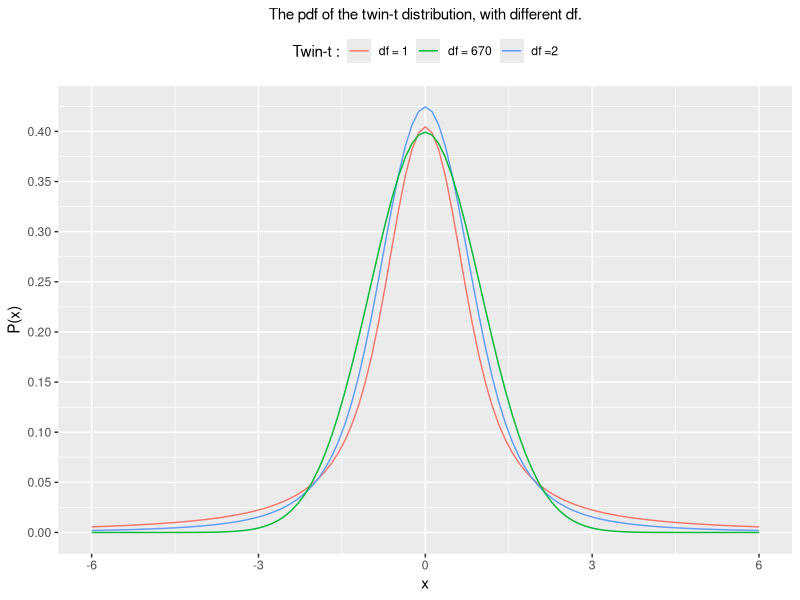
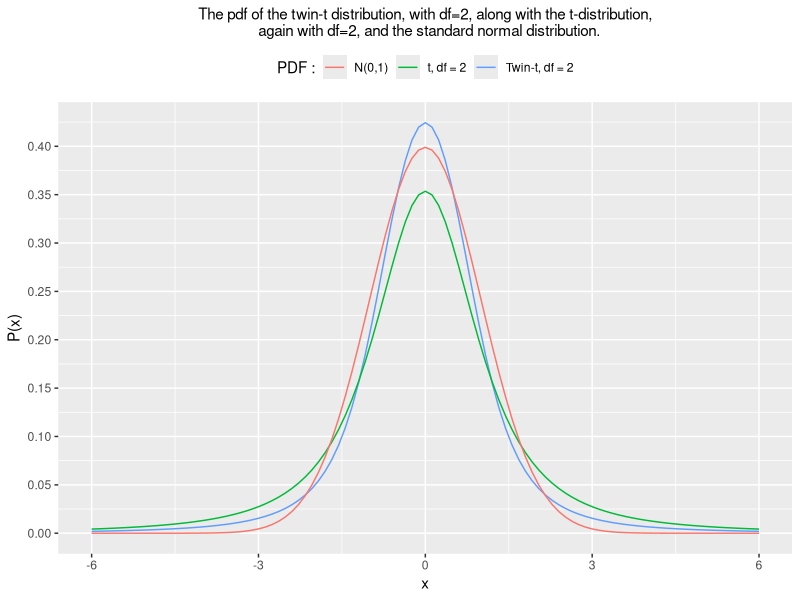
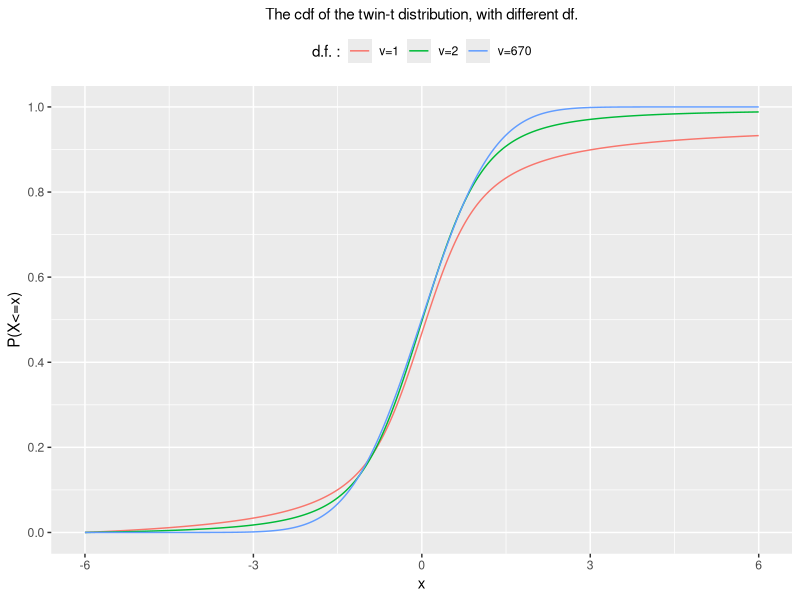
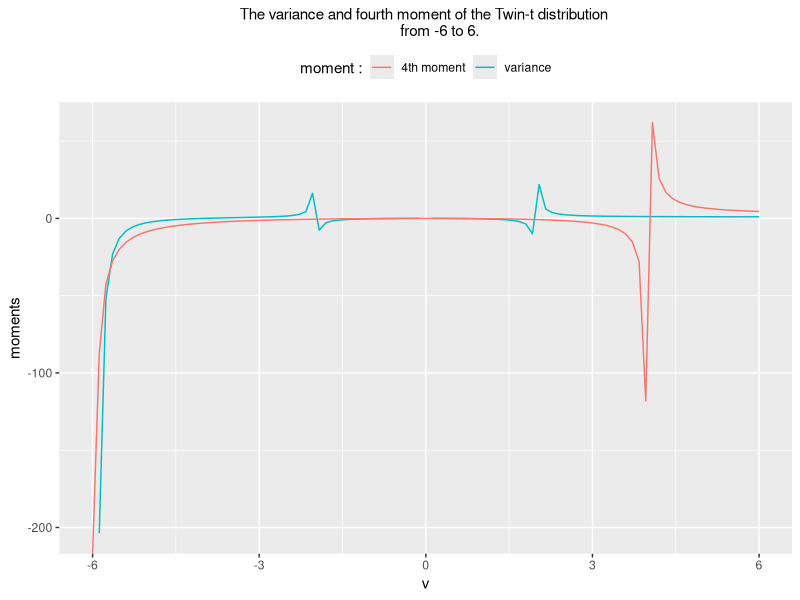
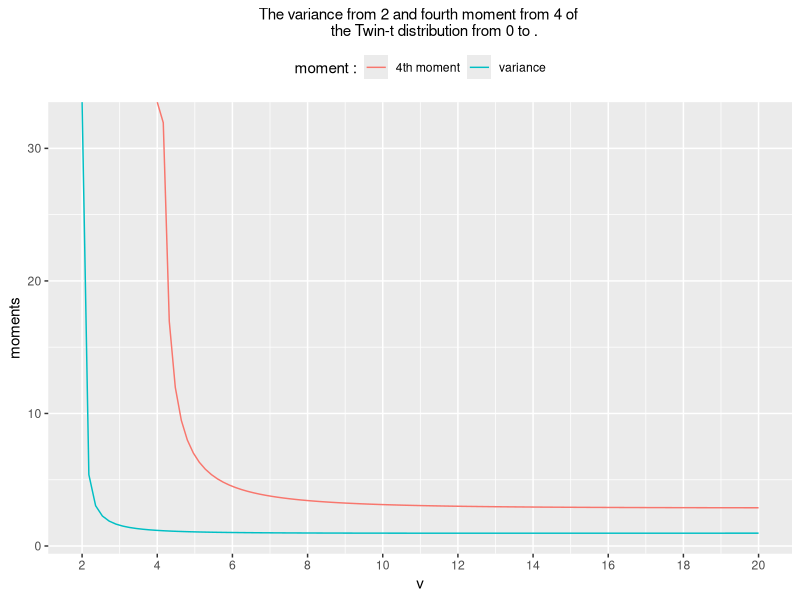
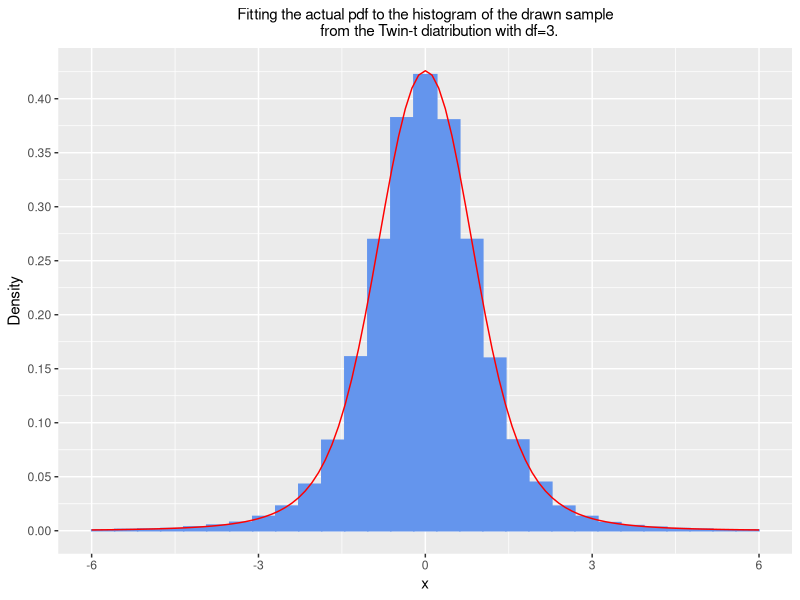

These charts were generated, in order, by the following R code:
## ---- chunk 1
library(tidyverse)
#The pdf of the Twin-t distribution is as follows:
dtwin_t=function(x,v){(((2^(5/2))*(gamma((v/4)+(3/2))))/
                  ((sqrt(pi*v))*(gamma(v/4))*(v+1)))*
                  ((((x^2)/v)+sqrt(1+((x^2)/v)^2))^-((v+1)/2))}


#To plot of the pdf of Twin-t distribution for the different values of v
#i.e v=1, v=2, v=670.

ggplot() + xlim(-6,6)+
  geom_function(aes(colour = "df = 1"),
                fun = dtwin_t,args = list(v=1))+
  geom_function(aes(colour = "df =2"),
                fun = dtwin_t,args = list(v=2))+
  geom_function(aes(colour = "df = 670"),
                fun = dtwin_t,args = list(v=670))+
  labs(x="x", y="P(x)",colour="Twin-t :",
       title="The pdf of the twin-t distribution, with different df.")+
  scale_y_continuous(breaks=seq(0,0.5,.05))+
  theme(plot.title = element_text( hjust = 0.5,size = 11),
        legend.position="top", legend.box = "horizontal")




#To plot of The pdf of the twin-t distribution,with  v= 2, along with the 
#t-distribution, again with  v= 2, and the standard normal distribution 
#in one plot.


ggplot() + xlim(-6,6)+
  geom_function(aes(colour = "Twin-t, df = 2"),fun = dtwin_t,args = list(v=2))+
  geom_function(aes(colour = "t, df = 2"), fun = dt, args = list(df = 2))+
  geom_function(aes(colour = "N(0,1)"),fun = dnorm)+
  labs(x="x", y="P(x)",colour="PDF :",
  title=
  "The pdf of the twin-t distribution, with df=2, along with the t-distribution,
  again with df=2, and the standard normal distribution.")+
  scale_y_continuous(breaks=seq(0,0.5,.05))+
  theme(plot.title = element_text( hjust = 0.5,size = 11),
        legend.position="top", legend.box = "horizontal")



#To plot the CDF of the Twin-t distribution for the different values of v
#i.e v=1, v=2, v=670.

dx=0.01
x=seq(-6, 6, by = dx)
quantil=data.frame(x=x,y1=cumsum(dtwin_t(x,v=1) * dx),
                       y2=cumsum(dtwin_t(x,v=2) * dx),
                       y3=cumsum(dtwin_t(x,v=670) * dx))


ggplot(quantil, aes(x=x)) + 
  geom_line(aes(y = y1, colour="v=1")) + 
  geom_line(aes(y = y2, colour="v=2")) +
  geom_line(aes(y = y3, colour="v=670"))+
  labs(x="x", y="P(X<=x)",colour="d.f. :",
       title="The cdf of the twin-t distribution, with different df.")+
  scale_y_continuous(breaks=seq(0,1,.2))+
  theme(plot.title = element_text( hjust = 0.5,size = 11),
        legend.position="top", legend.box = "horizontal")


#To plot variance and 4th moments of The Twin-t distribution:
var_twin_t=function(v){(((4*(v+2))/((v+4)*(v-2)))*
               ((gamma((v/4)+(1/2)))/(gamma(v/4)))^2)}


moment4=function(v){(3*(v^2))/((v-4)*(v+6))}


ggplot() + xlim(-6,6)+
  geom_function(aes(colour = "variance"),
                fun = var_twin_t)+
  geom_function(aes(colour = "4th moment"),
                fun = moment4)+
  labs(x="v", y="moments",colour="moment :",
       title="The variance and fourth moment of the Twin-t distribution 
       from -6 to 6.")+
  theme(plot.title = element_text( hjust = 0.5,size = 11),
        legend.position="top", legend.box = "horizontal")

#To draw Variance from 2  and 4th moment from 4:

ggplot() + 
  stat_function(fun=var_twin_t, aes(colour="variance"), xlim=c(2,20))+
  stat_function(fun=moment4, aes(colour="4th moment"), xlim=c(4,20))+
  labs(x="v", y="moments",colour="moment :",
       title="The variance from 2 and fourth moment from 4 of 
       the Twin-t distribution from 0 to .")+
  scale_x_continuous(breaks=seq(0,20,2))+
  theme(plot.title = element_text( hjust = 0.5,size = 11),
        legend.position="top", legend.box = "horizontal")




#To draw samples from Twin-t distribution with df=3:
v=3
x=0
c=max((((2^(5/2))*(gamma((v/4)+(3/2))))/
         ((sqrt(pi*v))*(gamma(v/4))*(v+1)))*
        ((((x^2)/v)+sqrt(1+((x^2)/v)^2))^-((v+1)/2)))

set.seed(10^6)                      
m = 10^6                         
x = runif(m, -6,6)
y = runif(m, 0, c)

#Applying the acceptance rejection method to draw the sample:

s = x[y < (((2^(5/2))*(gamma((v/4)+(3/2))))/
             ((sqrt(pi*v))*(gamma(v/4))*(v+1)))*
        ((((x^2)/v)+sqrt(1+((x^2)/v)^2))^-((v+1)/2))]    
  
  
  
#The samples of the Twin-t distribution as follows:
head(s,100)

length(s)
       
s1=as.data.frame(s)

#To verify of the samples we can Fit of the histogram of the drawn sample from
#the Twin-t distribution with the actual pdf.

ggplot(data=s1, aes(x=s)) + xlim(-6,6)+
  geom_histogram(aes(y=..density..),
                  fill="cornflowerblue",
                 col="cornflowerblue",
                 bins = 30) + 
  geom_function(aes(colour = "Twin-t, df =3"),
                fun = dtwin_t,args = list(v=3),
                col="red")+
  labs(x="x", y="Density",
       title ="Fitting the actual pdf to the histogram of the drawn sample
       from the Twin-t diatribution with df=3.")+
  scale_y_continuous(breaks=seq(0,0.5,.05))+
  theme(plot.title = element_text( hjust = 0.5,size = 11))


#MLE for the df=v of twin-t distribution :
minuslogL=function(v){-sum(log(dtwin_t(s,v)))}

#Therefore for the above samples s the MLE of v,where v is the df of twin-t distribution is given by "$estimate" value:
nlm(minuslogL,p=10)

